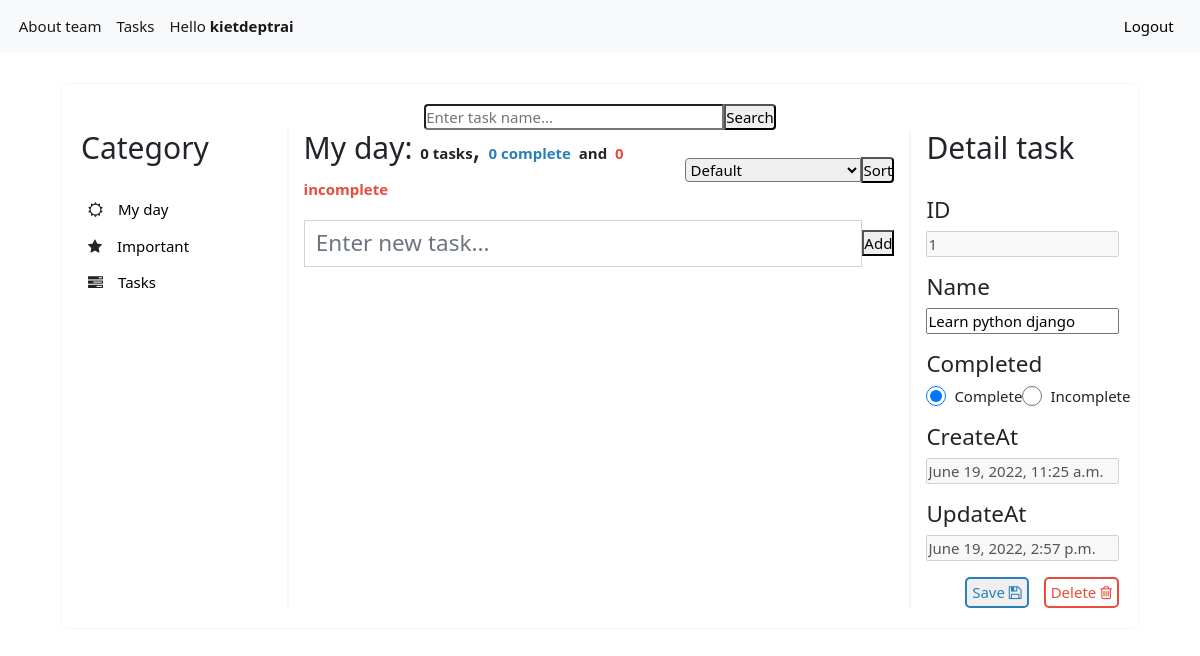
The page /list/1/task/1 (signed in) on the database as committed earlier.
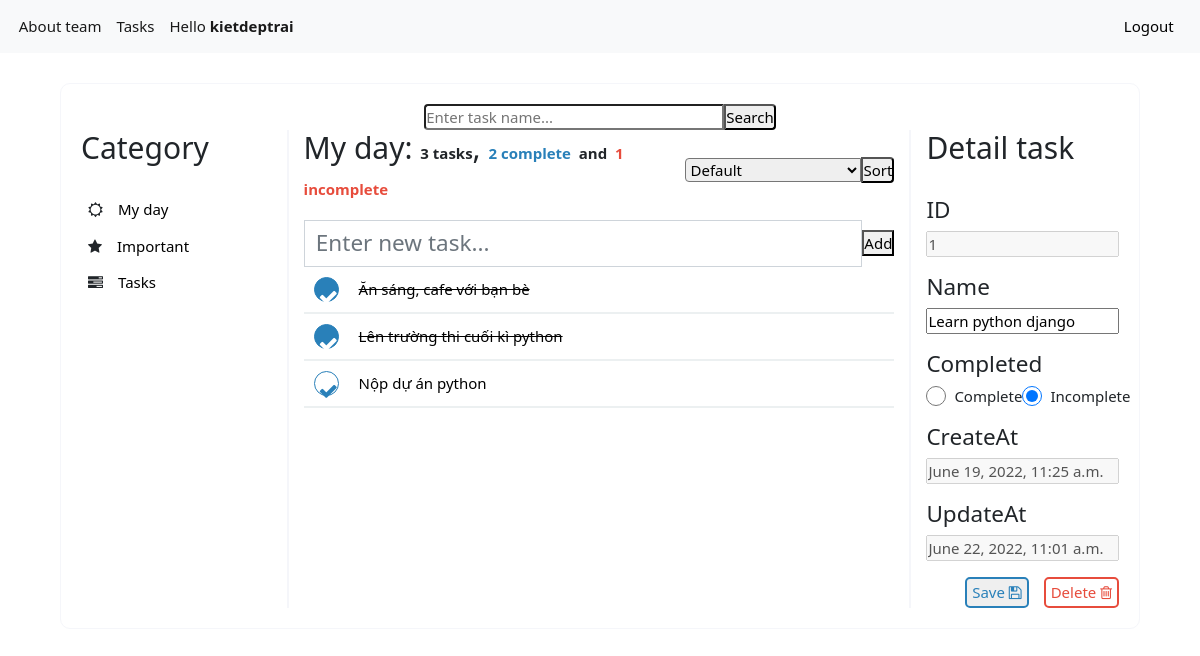
The same page on the database as committed later.
### tasks/models.py (models this page shows, shortened)
class Task(models.Model):
    user = models.ForeignKey(User,
                             on_delete=models.CASCADE,
                             null=True, blank=True)
    name = models.TextField(max_length=255)
    createdAt = models.DateTimeField()
    updatedAt = models.DateTimeField()
    complete = models.BooleanField(default=False)
    category = models.ForeignKey(Category,
                                   on_delete=models.CASCADE,
                                   blank=True, null=True)

### tasks/views.py (the view)
# urls.py: path('list/<int:category_id>/task/<int:task_id>', detail_view, name = 'detail'),
def detail_view(request, category_id, task_id):
    keyword = request.GET.get('keyword')
    sort = request.GET.get('sort')
    if keyword == "None":
        keyword = ''
    if sort == "None":
        sort = ''
    task = Task.objects.get(id=task_id)
    user = request.user if request.user.is_authenticated else None
    tasks = Task.objects.all()
    if keyword:
        tasks = Task.objects.filter(name__icontains = keyword)
    if category_id != 3:
        tasks = tasks.filter(category__id = category_id)
        dt = datetime.datetime.today()
        tasks = tasks.filter(createdAt__contains = datetime.date(dt.year, dt.month, dt.day))
    tasks = tasks.filter(user=user)
    if sort=="1":
        tasks = tasks.order_by('name').values()
    if sort=="2":
        tasks = tasks.order_by('complete').values()
    count_complete = tasks.filter(complete = True).count()
    count_incomplete = tasks.filter(complete = False).count()
    context = {
        'keyword': keyword,
        'task': task,
        'tasks': tasks,
        'category_id': category_id,
        'count_complete': count_complete,
        'count_incomplete': count_incomplete,
        'typesort': sort,
        'form':TaskForm()
    }
    return render(request, 'list.html', context)

### tasks/forms.py
class TaskForm(forms.Form):
    name = forms.CharField(label='', required=True,
                           widget=forms.TextInput(attrs={'class':'form-control', 'placeholder':'Enter new task...'}),
                           max_length=255)

### tasks/templates/list.html (shortened to what this page needs)
{%extends 'base.html'%} {%load static%} {%block css%}
<link rel="stylesheet" href="{% static 'css/list.css' %}" /> {% endblock %}
{%block body%}
<div class="list-form">
  <div class="search-task">
    <form>
      <input
        type="text"
        name="keyword"
        class="input-text-search"
        id="keyword"
        value="{{keyword|default:''}}"
        placeholder="Enter task name..."
      />
      <input type="submit" class="input-submit-search" value="Search" />
  </div>
  <div class="main-list-task">
    <div class="category-task">
      <h2>Category</h2>
      <div class="menu-category">
        <ul>
          <li>
            <i class="fa fa-sun-o" aria-hidden="true"></i
            ><a href="{% url 'tasks:list' 1 %}">My day</a>
          </li>
          <li>
            <i class="fa fa-star" aria-hidden="true"></i
            ><a href="{% url 'tasks:list' 2 %}">Important</a>
          </li>
          <li>
            <i class="fa fa-tasks" aria-hidden="true"></i
            ><a href="{% url 'tasks:list' 3 %}">Tasks</a>
          </li>
        </ul>
      </div>
    </div>
    <div class="list-task">
      <div class="list-task-top">
        <h2 style="display: inline-block">
        {% if category_id == 1 %}
          My day:
        {% elif category_id == 2 %}
          Important:
        {% else %}
          Tasks:
        {% endif %}
        <b>{{tasks.count}} tasks</b>,
        <b style="color: #2980b9">{{count_complete}} complete</b>
        <b> and</b>
        <b style="color: #e74c3c">{{count_incomplete}} incomplete</b>
        </h2>
        <div>
          <form>
            <select class="selected-box-sort" name="sort">
              {% if typesort %}
                {% if typesort == "0" %}
                <option value=0 selected="selected">Default</option>
                <option value=1>Sort by name</option>
                <option value=2>Complete/Incomplete</option>
                {%elif typesort == "1"%}
                <option value=0>Default</option>
                <option value=1 selected="selected">Sort by name</option>
                <option value=2>Complete/Incomplete</option>
                {%elif typesort == "2"%}
                <option value=0>Default</option>
                <option value=1>Sort by name</option>
                <option value=2 selected="selected">Complete/Incomplete</option>
                {%endif%}
              {% else%}
                <option value=0>Default</option>
              {% endif %}
            </select>
            <input class="sort-task-by-name" type="submit" value="Sort"/>
          </form>
        </div>
      </div>
      <div class="add-task">
        <form action="/list/{{category_id}}/task/add?keyword={{keyword}}&sort={{typesort}}" method = "post">{% csrf_token %}
            {{form}}
          <input type="submit" class="input-submit-search" value="Add" />
        </form>
      </div>
      <div>
        <div class="show-list">
          {% for task in tasks%}
          <div class="task">
            <a class="task-complete" style="width: 25px; height: 25px; border-radius: 50%; color: {% if task.complete %}white{% else %}#2980b9{% endif %}; background-color: {% if task.complete %}#2980b9{% else %}white{% endif %}"href="/list/{{category_id}}/task/{{task.id}}/complete?keyword={{keyword}}&sort={{typesort}}"><i class="fa fa-check" aria-hidden="true"></i></a>
            <a href="/list/{{category_id}}/task/{{task.id}}?keyword={{keyword}}&sort={{typesort}}"
              style="text-decoration-line: {% if task.complete %}line-through{% else %}none{% endif %}; color: black"
            >{{task.name}}</a>
          </div>
          {% endfor %}
        </div>
      </div>
    </div>
    <div class="detail-task">
      <h2>Detail task</h2>
      {%if task%}
        <form action="/list/{{category_id}}/task/{{task.id}}/update?keyword={{keyword}}&sort={{typesort}}" method="post"> {% csrf_token %}
          <div class="detail" style="margin-top: 30px">
            <h4>ID</h4>
            <input type="text" name='id' value="{{task.id}}" style="margin-bottom: 16px; width: 100%;" disabled="disabled">
            <h4>Name</h4>
            <input type="text" name='name' value="{{task.name}}" style="margin-bottom: 16px; width: 100%;">
            <div>
              <h4 style="display: block;">Completed</h4>
              {%if task.complete%}
              <div style="display: flex; justify-content: space-between;  margin-bottom: 16px; align-items: center;">
                <div style="display: flex; align-items: center;">
                  <input type="radio" name="iscomplete" id="complete" value="True" checked style="width: 20px; height: 20px; margin-right: 8px;" checked>
                  <label for="complete">Complete</label>
                </div>
                <div style="display: flex; align-items: center;">
                  <input type="radio" name="iscomplete" id="incomplete" value="False" style="width: 20px; height: 20px; margin-right: 8px;">
                  <label for="incomplete">Incomplete</label>
                </div>
              </div>
                {%else%}
              <div style="display: flex; justify-content: space-between;  margin-bottom: 16px; align-items: center;">
                <div style="display: flex; align-items: center;">
                  <input type="radio" name="iscomplete" id="complete" value="True" style="width: 20px; height: 20px; margin-right: 8px;" checked>
                  <label for="complete">Complete</label>
                </div>
                <div style="display: flex; align-items: center;">
                  <input type="radio" name="iscomplete" id="incomplete" value="False" checked style="width: 20px; height: 20px; margin-right: 8px;">
                  <label for="incomplete">Incomplete</label>
                </div>
              </div>
              {%endif%}
            </div>
            <h4>CreateAt</h4>
            <input type="text" name='x' value="{{task.createdAt}}" style="margin-bottom: 16px; width: 100%;"  disabled="disabled">
            <h4>UpdateAt</h4>
            <input type="text" name='x' value="{{task.updatedAt}}" style="margin-bottom: 16px; width: 100%;"  disabled="disabled">
          </div>
          <div>
            <div class="submit-save-delete">
              <button class="submit-save">Save <i class="fa fa-floppy-o" aria-hidden="true"></i></button>
              <a class="submit-delete" href="/list/{{category_id}}/task/{{task.id}}/delete?keyword={{keyword}}&sort={{typesort}}">Delete <i class="fa fa-trash-o" aria-hidden="true"></i></a>
            </div>
          </div>
        </form>
      {%endif%}
    </div>
  </div>
</div>
{% endblock %}

### todolist/templates/base.html (shortened to what this page needs)
<!DOCTYPE html>
<html lang="en">
  <head>
    {% load static %}
    <link
    rel="stylesheet"
    type="text/css"
    href="https://cdnjs.cloudflare.com/ajax/libs/skeleton/2.0.4/skeleton.min.css"
    />
    <link
      rel="stylesheet"
      type="text/css"
      href="https://cdnjs.cloudflare.com/ajax/libs/normalize/3.0.2/normalize.min.css"
    />
    <link
      rel="stylesheet"
      type="text/css"
      href="{% static 'css/style.css' %}"
    />
    {% block css %}{% endblock %}
    <link
      href="https://cdn.jsdelivr.net/npm/bootstrap@5.1.3/dist/css/bootstrap.min.css"
      rel="stylesheet"
    />
    <link
      rel="stylesheet"
      href="https://cdnjs.cloudflare.com/ajax/libs/font-awesome/4.7.0/css/font-awesome.min.css"
    />
  </head>
  <body>
    <nav
      class="navbar navbar-expand-lg navbar-light bg-light"
      style="font-size: 15px"
    >
      <div class="container-fluid">
        <div class="collapse navbar-collapse" id="navbarSupportedContent">
          <ul class="navbar-nav me-auto mb-2 mb-lg-0">
            <li class="nav-item">
              <a class="nav-link active" aria-current="page" href="/"
                >About team</a
              >
            </li>
            {% if not user.is_authenticated %}
            <li class="nav-item">
              <a
                class="nav-link active"
                aria-current="page"
                href="{% url 'auth:login' %}"
                >Login</a
              >
            </li>
            {%else%}
            <li class="nav-item">
              <a
                class="nav-link active"
                aria-current="page"
                href="{% url 'tasks:list' 1 %}"
                >Tasks</a
              >
            </li>
            <li class="nav-item">
              <a class="nav-link active" aria-current="page" href="#"
                >Hello <strong>{{user.username}}</strong></a
              >
            </li>
            {% endif %}
          </ul>
          {% if user.is_authenticated %}
          <a
            class="nav-link active"
            aria-current="page"
            href="{% url 'auth:logout' %}"
            style="color: black"
            >Logout</a
          >
          {% endif %}
        </div>
      </div>
    </nav>
    {% block body %}{% endblock %}
  </body>
</html>

### todolist/static/css/style.css (style rules this page uses)
* { font-size: 15px; margin: 0px; padding: 0px; box-sizing: border-box; }

### tasks/static/css/list.css (style rules this page uses)
.list-form { margin: 0 auto; margin-top: 30px; width: 90%; border: 1px solid #f5f6fa; border-radius: 10px; padding: 20px; }
.list-form .search-task form { display: flex; align-items: center; justify-content: center; }
.list-form .search-task form input, .list-task input { border-radius: 0; }
.selected-box-sort { border-radius: 0; }
.list-form .search-task form .input-text-search, .selected-box-sort { border-bottom-left-radius: 4px; border-top-left-radius: 4px; }
.list-form .search-task form .input-text-search { width: 300px; }
.list-form .search-task form .input-submit-search, .list-task .sort-task-by-name { border-bottom-right-radius: 4px; border-top-right-radius: 4px; }
.category-task h2, .detail-task h2 { margin-bottom: 25px; }
.list-task-top { margin-bottom: 0px; }
.list-form .main-list-task { display: flex; width: 100%; }
.list-form .main-list-task .category-task { width: 20%; border-right: 2px solid #f5f6fa; }
.list-form .main-list-task .category-task .menu-category ul { padding-left: 0px; }
.list-form .main-list-task .category-task .menu-category ul li { list-style: none; margin-bottom: 0px; padding: 7px; }
.list-form .main-list-task .category-task .menu-category ul li a { text-decoration: none; margin-left: 15px; color: black; }
.list-form .main-list-task .list-task { width: 60%; padding: 0px 15px 0px 15px; border-right: 2px solid #f5f6fa; }
.list-form .main-list-task .list-task .list-task-top { display: flex; justify-content: space-between; align-items: center; }
.list-form .main-list-task .list-task .list-task-top div { display: flex; align-items: center; justify-content: flex-end; }
.list-form .main-list-task .list-task .add-task { margin-top: 10px; }
.list-form .main-list-task .list-task .add-task form { display: flex; align-items: center; }
.list-form .main-list-task .list-task .add-task form input:nth-child(2) { font-size: 1.5rem; }
.list-form .main-list-task .list-task .show-list .task { display: flex; align-items: center; gap: 20px; border-bottom: 2px solid #ecf0f1; padding: 10px; }
.list-form .main-list-task .list-task .show-list .task a:nth-child(2) { width: 80%; }
.list-form .main-list-task .detail-task { padding-left: 15px; width: 20%; }
.main-list-task a { text-decoration: none; }
.task-complete { border: 1px solid #2980b9; border-radius: 5px; padding: 4px; width: 90px; font-size: 1.3rem; text-align: center; }
.submit-save, .submit-delete { height: 100%; border-radius: 5px; padding: 2px 5px 2px 5px; }
.submit-save { color: #2980b9; border: 2px solid #2980b9; }
.submit-delete { color: #e74c3c; border: 2px solid #e74c3c; }
.submit-save-delete { display: flex; align-items: center; justify-content: flex-end; gap: 1rem; }

Rows that differ between the two databases and show on the page:
added Task: name "Ăn sáng, cafe với bạn bè"
added Task: name "Lên trường thi cuối kì python"
added Task: name "Nộp dự án python", complete False (drawn)
changed Task "Learn python django": complete True → False (drawn); x "June 19, 2022, 2:57 p.m." → "June 22, 2022, 11:01 a.m."
Other text that changed with them:
{{ tasks.count }}: "0" → "3"
{{ count_complete }}: "0" → "2"
{{ count_incomplete }}: "0" → "1"
form field iscomplete: (not shown) → "☐ Complete"
form field iscomplete: (not shown) → "☑ Incomplete"
form field iscomplete: "☑ Complete" → (not shown)
form field iscomplete: "☐ Incomplete" → (not shown)
